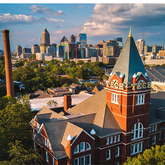
#> input picture data/GeorgiaTech.bmp, 165 x 165 px, shrunk from 400 x 400 before the run
$ jupyter execute 'KNN image compression.ipynb'
#> lines starting #> are read from the running program, lines starting #| are printed output that depends on the picture; long printed decimals are rounded
[cell 1]
import sys, pandas as pd, numpy as np, matplotlib.pyplot as plt, skimage, os, math, time
from skimage import io, data
from datetime import timedelta
from PIL import Image

[cell 2]
def show_img(p):
    # Path to images
#> called with p = 'GeorgiaTech.bmp'
    filename = os.path.join(os.getcwd()+'/data', p)
    # Loading image via nparray
    image = skimage.io.imread(filename)
#> image is the input picture: shape (165, 165, 3); mean R, G, B 111.9, 104.8, 95.6
    return(image)

[cell 3]
def get_clstrd_image(k, p, ca = 0):
    # Reshaping the image
#> called with k = 2, p = 'GeorgiaTech.bmp', ca = 0
    filename = os.path.join(os.getcwd() + '/data', p)
    image = skimage.io.imread(filename)
    pixels = image.reshape((image.shape[0]*image.shape[1],image.shape[2]))
    pixels = pixels.astype(np.float64)

    # Randomly choosing cluster centers
    centroids = pixels[np.random.randint(pixels.shape[0], size=(1, k))[0], :]
#> centroids = [[192, 180, 183], [91, 80, 31]]


    clas = np.empty([pixels.shape[0], centroids.shape[0]], dtype = np.float64)
    i = 0
    converged = False
    start = time.time()

    while converged == False:
        i += 1
        pt_1 = np.sum(pixels**2,axis=1)[:,np.newaxis]
        pt_2 = np.sum(centroids**2, axis=1)
        pt_3 = -2 * np.dot(pixels,centroids.T)
        S = pt_1+pt_2+pt_3
        clas = np.ceil(np.sqrt(np.abs(pt_1+pt_2+pt_3)))

        # class is assigned as clstr_assignment, as class is a function
        clstr_assignment = np.argmin(clas, axis = 1)

        # Updating Cluster location(s)
        centroids_old = centroids.copy()
        c_a = [[i] for i in clstr_assignment]
        image_2_ca = np.append(pixels, c_a, axis = 1)

        for cntrd in range(0, centroids.shape[0]):
            centroids[cntrd] = np.ceil(np.sum(image_2_ca[image_2_ca[:,-1] == cntrd][:,:image_2_ca.shape[1]-1], axis = 0) / len(image_2_ca[image_2_ca[:,-1] == cntrd][:,-1]))

        if (centroids_old == centroids).all() == True:
            converged = True
#> this loop made 5 passes
#> (pt_2, centroids_old) on passes 1 to 5: ([102753, 15642], [[192, 180, 183], [91, 80, 31]]), ([83384, 11881], [[172, 166, 162], [72, 64, 51]]), ([79853, 10226], [[172, 162, 155], [65, 60, 49]]), ([78571, 9978], [[171, 161, 153], [64, 59, 49]]), ([78250, 9754], [[171, 160, 153], [63, 59, 48]])
#> after the loop, centroids = [[171, 160, 153], [63, 59, 48]]; i = 5


    if ca == 1:
        return (clstr_assignment, centroids)

    else:
        end = time.time()
        Delta = end - start
        Elapsed=str(timedelta(seconds=Delta))
        print('cluster of k = {} converged at {} iterations, and took {} seconds'.format(k,i, Elapsed))
#| cluster of k = 2 converged at 5 iterations, and took 0:00:0.1679 seconds
        # Updating each datapoint to its respective Centroid value
        image_2_cac = image_2_ca.copy()
        for i in range(0,image_2_ca.shape[0]):
            image_2_cac[i][:-1] = centroids[int(image_2_cac[i][-1])]
        image_2_cac = image_2_cac[:,:-1]
        final = np.reshape(image_2_cac, (image.shape[0],image.shape[1],image.shape[2]), order="C")
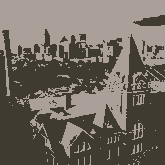
#> final: shape (165, 165, 3) float64; mean R, G, B 112.4, 105.2, 96
        final = final.astype(dtype='uint8')
        # Final image
        img = Image.fromarray(final, 'RGB')
        return (img)

[cell 4]
def get_compressed_imgs():
    for p in ['GeorgiaTech.bmp','football.bmp','foliage.jpg']:
        #Showing Original
        fig, ax = plt.subplots(figsize=(7, 7))
        ax.imshow(show_img(p = p))
        ax.set_title('Original')
        plt.show()
        # Setting up plot size
        fig, ax = plt.subplots(2,2,figsize=(9, 9))
        # Function to load the image on plot
        ax[0,0].imshow(get_clstrd_image(k=2, p = p, ca = 0))
        ax[0,0].set_title('K=2')
        ax[0,1].imshow(get_clstrd_image(k=4, p = p, ca = 0))
#> call 2 of get_clstrd_image, with k = 4, p = 'GeorgiaTech.bmp', ca = 0
#> in get_clstrd_image (call 2), `centroids = pixels[np.random.randint(pixels.shape[0], size=(1, k))[0],..`: centroids = [[56, 50, 55], [81, 70, 37], [35, 40, 32], [252, 122, 41]]
#> the loop in get_clstrd_image (call 2), `while converged == False:` made 19 passes
#> pt_2 on passes 2 to 13: [19779, 33418, 2986, 90681], [17374, 37157, 4616, 90305], [16878, 40274, 4790, 91421], [17211, 43721, 4616, 92326], [17966, 47534, 4357, 93291], [18779, 51914, 4169, 92585], [20397, 58829, 4232, 91261], [21926, 65560, 4374, 90278], [23171, 68966, 4605, 89949], [24265, 70938, 4755, 90314], [25164, 71821, 4925, 90314], [25715, 72710, 4996, 90314]
#> (pt_2, centroids_old) on pass 1: ([8661, 12830, 3849, 80069], [[56, 50, 55], [81, 70, 37], [35, 40, 32], [252, 122, 41]])
#> after the loop in get_clstrd_image (call 2), `while converged == False:`: centroids = [[100, 98, 87], [208, 145, 95], [46, 43, 36], [165, 174, 184]]; i = 19
#| cluster of k = 4 converged at 19 iterations, and took 0:00:0.6667 seconds
#> in get_clstrd_image (call 2), `final = np.reshape(image_2_cac, (image.shape[0],image.shape[1],image.s..`:
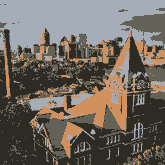
#> final: shape (165, 165, 3) float64; mean R, G, B 112.4, 105, 96
        ax[0,1].set_title('K=4')
        ax[1,0].imshow(get_clstrd_image(k=8, p = p, ca = 0))
#> call 3 of get_clstrd_image, with k = 8, p = 'GeorgiaTech.bmp', ca = 0
#> in get_clstrd_image (call 3), `centroids = pixels[np.random.randint(pixels.shape[0], size=(1, k))[0],..`: centroids = [[224, 188, 149], [63, 62, 17], [42, 24, 25], [43, 39, 43], [62, 50, 25], [136, 112, 104], [239, 216, 186], [87, 83, 79]]
#> the loop in get_clstrd_image (call 3), `while converged == False:` made 51 passes
#> pt_2 on passes 1 to 12: [107721, 8102, 2965, 5219, 6969, 41856, 138373, 20699], [87339, 13797, 2414, 7193, 7557, 53613, 153845, 21182], [84978, 19960, 2516, 8936, 7368, 58610, 158509, 23942], [83026, 24573, 2565, 10162, 7929, 66870, 158072, 25949], [81485, 27637, 2673, 11001, 8962, 70821, 154450, 27845], [80514, 30146, 2801, 11443, 9940, 72826, 149954, 29421], [79497, 31638, 2925, 11746, 10750, 73667, 146013, 30241], [78440, 32686, 2986, 12117, 11465, 74203, 143437, 31069], [78138, 33374, 3059, 12210, 12045, 75144, 141294, 31734], [77931, 33896, 3059, 12305, 12504, 75417, 140424, 32819], [77726, 34229, 3122, 12533, 12806, 76009, 139997, 33741], [77726, 34670, 3122, 12632, 13112, 76366, 139997, 34930]
#> after the loop in get_clstrd_image (call 3), `while converged == False:`: centroids = [[218, 144, 87], [138, 110, 84], [39, 35, 31], [64, 81, 92], [95, 78, 33], [199, 178, 167], [251, 244, 237], [122, 153, 176]]; i = 51
#| cluster of k = 8 converged at 51 iterations, and took 0:00:1.835 seconds
#> in get_clstrd_image (call 3), `final = np.reshape(image_2_cac, (image.shape[0],image.shape[1],image.s..`:
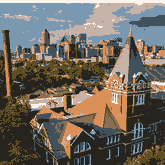
#> final: shape (165, 165, 3) float64; mean R, G, B 112.2, 105.2, 96
        ax[1,0].set_title('K=8')
        ax[1,1].imshow(get_clstrd_image(k=16, p = p, ca = 0))
#> call 4 of get_clstrd_image, with k = 16, p = 'GeorgiaTech.bmp', ca = 0
#> in get_clstrd_image (call 4), `centroids = pixels[np.random.randint(pixels.shape[0], size=(1, k))[0],..`: centroids = 16 rows, first 8: [99, 133, 154], [69, 90, 102], [38, 18, 16], [210, 150, 96], [97, 84, 28], [96, 85, 18], [190, 92, 38], [71, 58, 47]
#> after the loop in get_clstrd_image (call 4), `while converged == False:`: centroids = 16 rows, first 8: [69, 108, 131], [97, 88, 86], [34, 29, 26], [211, 160, 113], [142, 105, 40], [95, 79, 31], [236, 120, 47], [42, 62, 74]; i = 35
#| cluster of k = 16 converged at 35 iterations, and took 0:00:1.505 seconds
#> in get_clstrd_image (call 4), `final = np.reshape(image_2_cac, (image.shape[0],image.shape[1],image.s..`:
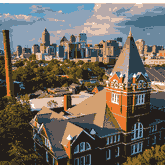
#> final: shape (165, 165, 3) float64; mean R, G, B 112.3, 105.2, 96.1
        ax[1,1].set_title('K=16')
#> pass 2 of the loop in get_compressed_imgs, `for p in ['GeorgiaTech.bmp','football.bmp','foliage.jpg']:`:
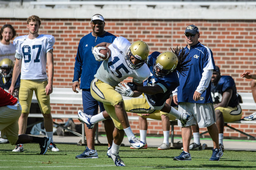
#> input picture data/football.bmp, 256 x 170 px, shrunk from 620 x 412 before the run
#> in show_img, image is the input picture: shape (170, 256, 3); mean R, G, B 126.6, 124.1, 114.2
#| cluster of k = 2 converged at 7 iterations, and took 0:00:0.3668 seconds
#> in get_clstrd_image (call 6), `centroids = pixels[np.random.randint(pixels.shape[0], size=(1, k))[0],..`: centroids = [[178, 140, 123], [200, 202, 200], [162, 118, 99], [225, 227, 224]]
#> the loop in get_clstrd_image (call 6), `while converged == False:` made 17 passes
#> pt_2 on passes 1 to 8: [66413, 120804, 49969, 152330], [72964, 110995, 18163, 155978], [62366, 109485, 12955, 153254], [53514, 103902, 9654, 152358], [47525, 98505, 7934, 149666], [43782, 93619, 7053, 148329], [41830, 90209, 6669, 146122], [40434, 88205, 6309, 144801]
#> after the loop in get_clstrd_image (call 6), `while converged == False:`: centroids = [[122, 117, 94], [182, 166, 149], [38, 45, 48], [213, 218, 221]]; i = 17
#| cluster of k = 4 converged at 17 iterations, and took 0:00:1.126 seconds
#> in get_clstrd_image (call 6), `final = np.reshape(image_2_cac, (image.shape[0],image.shape[1],image.s..`:
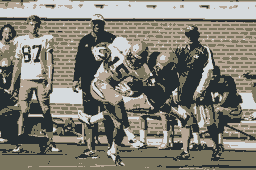
#> final: shape (170, 256, 3) float64; mean R, G, B 127.1, 124.7, 114.8
#| cluster of k = 8 converged at 47 iterations, and took 0:00:2.854 seconds
#> in get_clstrd_image (call 8), `centroids = pixels[np.random.randint(pixels.shape[0], size=(1, k))[0],..`: centroids = 16 rows, first 8: [34, 75, 143], [30, 42, 71], [110, 141, 83], [205, 167, 154], [212, 217, 217], [95, 123, 180], [23, 33, 53], [120, 150, 91]
#> after the loop in get_clstrd_image (call 8), `while converged == False:`: centroids = 16 rows, first 8: [22, 62, 114], [62, 60, 44], [95, 93, 74], [194, 174, 160], [202, 206, 209], [139, 150, 154], [21, 22, 24], [120, 140, 89]; i = 18
#| cluster of k = 16 converged at 18 iterations, and took 0:00:1.245 seconds
#> in get_clstrd_image (call 8), `final = np.reshape(image_2_cac, (image.shape[0],image.shape[1],image.s..`:
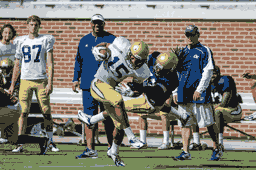
#> final: shape (170, 256, 3) float64; mean R, G, B 127.2, 124.7, 114.9
#> pass 3 of the loop in get_compressed_imgs, `for p in ['GeorgiaTech.bmp','football.bmp','foliage.jpg']:`:
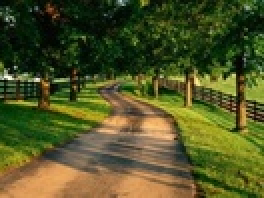
#> input picture data/foliage.jpg, 132 x 99 px, shrunk from 320 x 240 before the run (shown 2 times larger)
#> in show_img, image is the input picture: shape (99, 132, 3); mean R, G, B 80.9, 85, 37
#| cluster of k = 2 converged at 5 iterations, and took 0:00:0.1059 seconds
#> in get_clstrd_image (call 10), `centroids = pixels[np.random.randint(pixels.shape[0], size=(1, k))[0],..`: centroids = [[178, 126, 79], [92, 106, 18], [93, 83, 21], [228, 162, 88]]
#> the loop in get_clstrd_image (call 10), `while converged == False:` made 19 passes
#> (pt_2, centroids_old) on passes 4 to 7: ([44915, 19649, 2546, 79854], [[149, 135, 67], [91, 98, 42], [24, 43, 11], [209, 163, 98]]), ([43790, 18275, 2369, 79437], [[147, 134, 65], [87, 95, 41], [22, 42, 11], [208, 163, 98]]), ([42810, 17226, 2222, 78697], [[145, 133, 64], [84, 93, 39], [21, 41, 10], [207, 162, 98]]), ([41969, 16449, 2100, 78089], [[143, 132, 64], [82, 91, 38], [20, 40, 10], [206, 162, 97]])
#> after the loop in get_clstrd_image (call 10), `while converged == False:`: centroids = [[137, 127, 62], [74, 86, 34], [18, 38, 9], [202, 161, 94]]; i = 19
#| cluster of k = 4 converged at 19 iterations, and took 0:00:0.3247 seconds
#> in get_clstrd_image (call 10), `final = np.reshape(image_2_cac, (image.shape[0],image.shape[1],image.s..`:
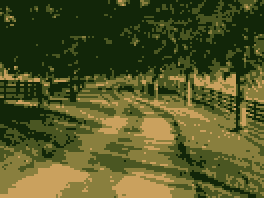
#> final: shape (99, 132, 3) float64 (shown 2 times larger); mean R, G, B 81.4, 85.5, 37.6
#| cluster of k = 8 converged at 35 iterations, and took 0:00:0.691 seconds
#> in get_clstrd_image (call 12), `centroids = pixels[np.random.randint(pixels.shape[0], size=(1, k))[0],..`: centroids = 16 rows, first 8: [170, 127, 95], [12, 19, 11], [12, 35, 9], [28, 61, 14], [65, 49, 0], [11, 29, 13], [37, 77, 14], [186, 196, 97]
#| cluster of k = 16 converged at 49 iterations, and took 0:00:1.119 seconds
#> in get_clstrd_image (call 12), `final = np.reshape(image_2_cac, (image.shape[0],image.shape[1],image.s..`:
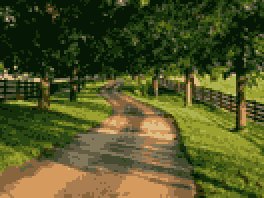
#> final: shape (99, 132, 3) float64 (shown 2 times larger); mean R, G, B 81.2, 85.2, 37.4
    fig.tight_layout()
    plt.show()
